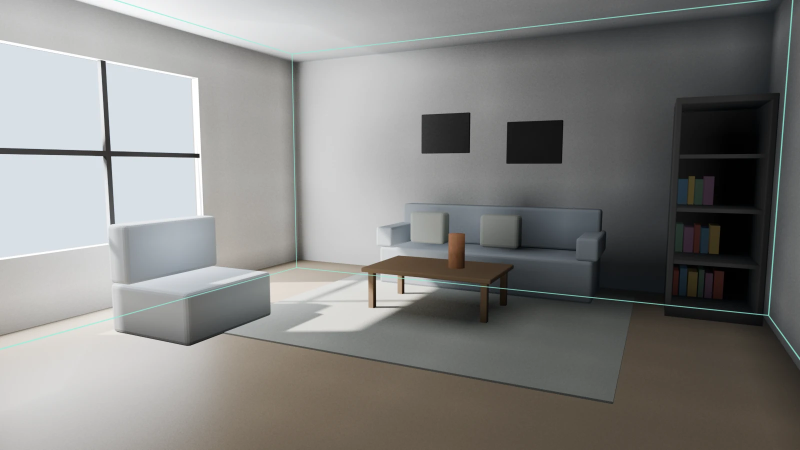
#> input picture article/light-probes-blender-eevee-next.webp, 1600 x 900 px, given in place of light-probes-blender-eevee-next.png, which was not available (shown at 1/2 size)
$ python montage.py
#> lines starting #> are read from the running program, lines starting #| are printed output that depends on the picture; pictures that were not available may be replaced by others from this repository, and a replacement may not be noted
"""
Le montage comparatif : les deux rendus côte à côte.

    python3 article/montage.py

Produit `article/light-probes-blender-comparaison.webp`.

----------------------------------------------------------------------------
CE QUE DOIT FAIRE UNE COMPARAISON, ET CE QU'ELLE RATE PRESQUE TOUJOURS
----------------------------------------------------------------------------
Une comparaison avant/après ne se lit que si le lecteur est SÛR qu'une seule
chose a changé. C'est pour ça que les deux vignettes sont strictement de même
taille, alignées au pixel, et que rien — ni cadrage, ni exposition, ni
recadrage « pour que ça rentre » — ne diffère entre elles.

Les chiffres sous chaque image ne sont pas décoratifs non plus : ils sont
relevés sur les deux fichiers au moment du montage. Une légende qui annonce
un écart doit pouvoir le prouver, et surtout se corriger toute seule le jour
où on refait les rendus.
"""

import os
import sys

from PIL import Image, ImageDraw, ImageFont
import numpy as np

RACINE = os.path.dirname(os.path.abspath(__file__))
#  ON PART DES RENDUS BRUTS, PAS DES WEBP FINIS.
#
#  Le WebP de l'image 1 porte le filaire du gizmo superposé. Le témoin, lui,
#  n'en a pas — et ne peut pas en avoir, puisqu'il n'a pas de sonde. Les
#  monter côte à côte ferait donc varier DEUX choses entre les vignettes :
#  l'éclairage, et la présence d'un trait teal. Le lecteur ne saurait plus
#  laquelle des deux il est censé regarder, et la démonstration se dilue.
#
#  Dans une comparaison, une seule variable change. Point.
AVEC = os.path.join(RACINE, "light-probes-blender-eevee-next.png")
SANS = os.path.join(RACINE, "light-probes-blender-eevee-next-sans-sonde.png")
SORTIE = os.path.join(RACINE, "eclairage-indirect-blender-avec-sans-probe.webp")

#  L'ORDRE DES DEUX VIGNETTES.
#
#  « sans » à gauche, « avec » à droite : on lit de gauche à droite, donc le
#  manque d'abord et la réparation ensuite. L'inverse raconte une régression.
ORDRE = ("sans", "avec")

#  LES RÉGLAGES COMMUNS AUX DEUX RENDUS, ÉCRITS SUR L'IMAGE.
#
#  Une comparaison n'est loyale que si le lecteur peut vérifier ce qui n'a
#  PAS changé. Et il y a ici un réglage qu'il faut assumer à voix haute : le
#  lancer de rayons en espace écran est coupé, dans les deux images.
#
#  Ce n'est pas pour flatter la démonstration, c'est pour qu'elle porte sur
#  ce qu'elle annonce. Laissé actif, il calcule lui-même l'indirect diffus de
#  tout ce qui est visible au cadre — et dans une pièce entièrement dans le
#  champ, ça suffit à presque tout éclairer : mesuré, la sonde n'apportait
#  plus que ×1,03. Une image légendée « c'est le travail du Volume probe »
#  aurait alors montré le travail d'autre chose.
#
#  Le dire sur l'image plutôt que dans un coin du code : un lecteur qui
#  découvre le montage doit savoir dans quelles conditions il a été fait.
REGLAGES = ("EEVEE Next · 128 échantillons · lancer de rayons en espace "
            "écran désactivé dans les deux images · monde à 0,03")

#  La zone de contrôle : la bibliothèque, dans le coin le plus éloigné de la
#  fenêtre. Les mêmes bornes que dans finaliser.py — c'est le point où l'on
#  a décidé, une fois pour toutes, que la démonstration se jouait.
CONTROLE = (0.82, 0.96, 0.20, 0.70)

VIGNETTE_L = 1240                  # largeur d'une vignette
GOUTTIERE = 28
MARGE = 34
BANDE_TITRE = 74
BANDE_PIED = 196

ENCRE = (13, 13, 17)
BLANC = (238, 238, 243)
GRIS = (138, 138, 150)
TEAL = (72, 224, 184)              # la couleur du gizmo, reprise pour l'« avec »
ROUGE = (214, 118, 96)             # pour le manque

POLICE_G = "/usr/share/fonts/truetype/liberation/LiberationSans-Bold.ttf"
POLICE_R = "/usr/share/fonts/truetype/liberation/LiberationSans-Regular.ttf"
QUALITE = 90


def police(chemin, taille):
    try:
        return ImageFont.truetype(chemin, taille)
    except OSError:
        return ImageFont.load_default()


def luminance_controle(im):
    a = np.asarray(im.convert("RGB"), dtype=float)
    h, w, _ = a.shape
    x0, x1, y0, y1 = CONTROLE
    return a[int(h * y0):int(h * y1), int(w * x0):int(w * x1)].mean()


def cadre_controle(d, x, y, lv, hv):
    """Le même rectangle sur les deux vignettes : c'est lui qui dit au
    lecteur OÙ regarder. Sans repère, une différence d'éclairage indirect
    passe complètement inaperçue."""
    x0, x1, y0, y1 = CONTROLE
    b = [x + x0 * lv, y + y0 * hv, x + x1 * lv, y + y1 * hv]
    d.rectangle(b, outline=(255, 255, 255, 150), width=2)


def principal():
    for f in (AVEC, SANS):
        if not os.path.exists(f):
            raise SystemExit(
                "rendu absent : %s\n"
                "        lancez `python3 article/light_probes_eevee_next.py`\n"
                "        puis le même avec `--sans-sonde`" % f)

    a_im = Image.open(AVEC).convert("RGB")
#> a_im is the input picture: PIL image 1600x900 RGB; mean R, G, B 130.9, 130.7, 128.5
    b_im = Image.open(SANS).convert("RGB")
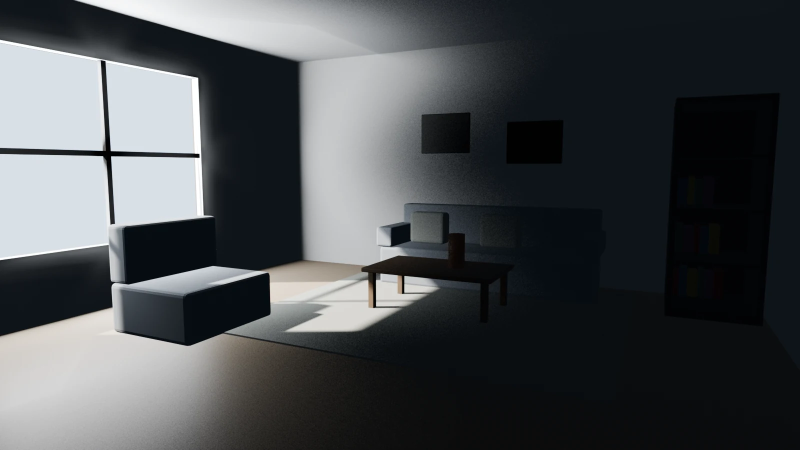
#> input picture article/light-probes-blender-eevee-next-sans-sonde.webp, 1600 x 900 px, given in place of light-probes-blender-eevee-next-sans-sonde.png, which was not available (shown at 1/2 size)
#> b_im is the input picture: PIL image 1600x900 RGB; mean R, G, B 72.5, 75.9, 78.4
    if a_im.size != b_im.size:
        raise SystemExit("les deux rendus n'ont pas la même taille (%s et "
                         "%s) — une comparaison ne vaut rien si les deux "
                         "images ne sont pas strictement comparables"
                         % (a_im.size, b_im.size))

    la, lb = luminance_controle(a_im), luminance_controle(b_im)
#> la = 25.79; lb = 6.25
    gain = la / max(lb, 0.01)
#> gain = 4.12
    perte = 100.0 * (1.0 - lb / max(la, 0.01))
#> perte = 75.75

    hv = int(round(VIGNETTE_L * a_im.height / a_im.width))
#> hv = 698
    a_v = a_im.resize((VIGNETTE_L, hv), Image.LANCZOS)
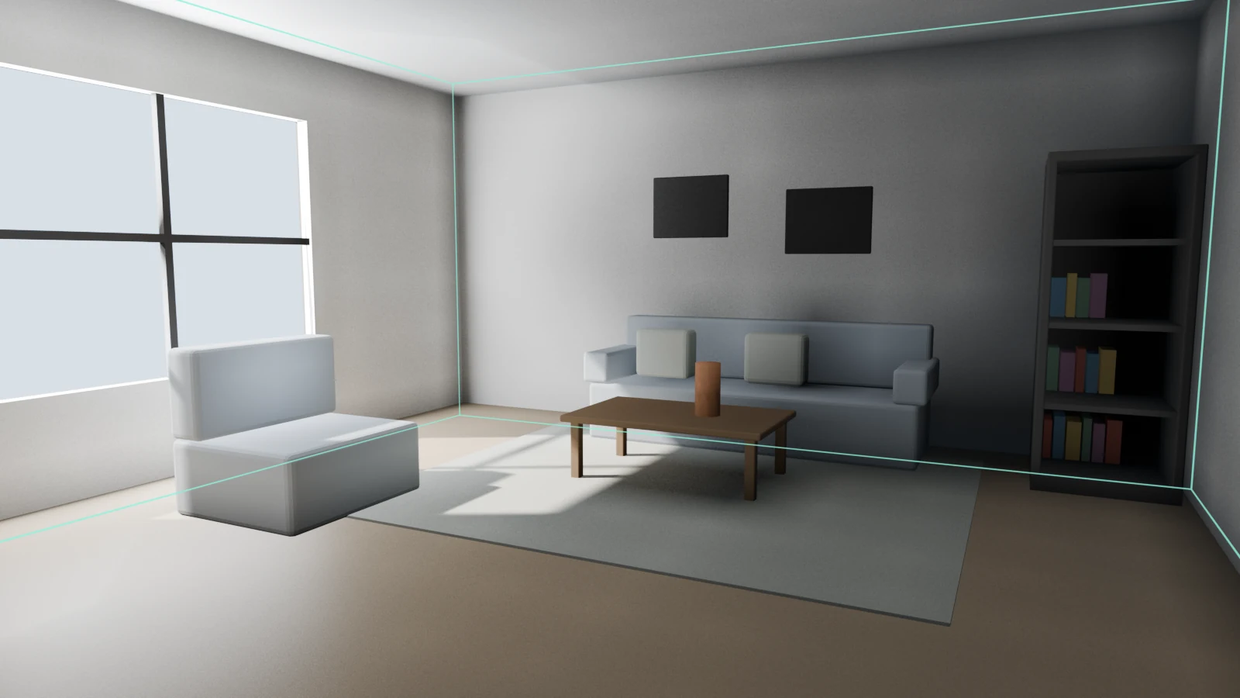
#> a_v: PIL image 1240x698 RGB; mean R, G, B 130.9, 130.7, 128.5
    b_v = b_im.resize((VIGNETTE_L, hv), Image.LANCZOS)
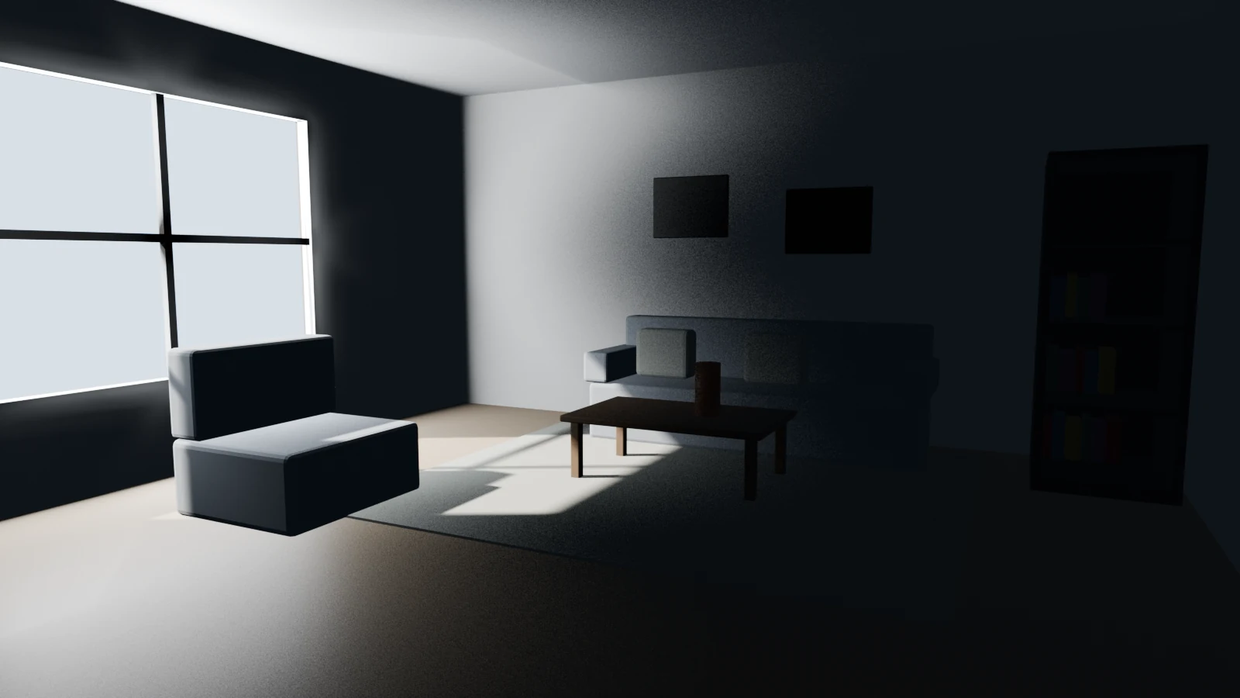
#> b_v: PIL image 1240x698 RGB; mean R, G, B 72.5, 75.9, 78.4

    vignettes = {
        "avec": (a_v, "AVEC LE VOLUME PROBE", TEAL, la,
                 "luminance du coin encadré, sur 255"),
        "sans": (b_v, "SANS VOLUME PROBE", ROUGE, lb,
                 "soit %.0f %% de moins, à réglage identique" % perte),
    }

    L = MARGE * 2 + VIGNETTE_L * 2 + GOUTTIERE
    H = MARGE + BANDE_TITRE + hv + BANDE_PIED + MARGE
#> H = 1036
    out = Image.new("RGB", (L, H), ENCRE)
    d = ImageDraw.Draw(out, "RGBA")

    f_titre = police(POLICE_G, 34)
    f_chiffre = police(POLICE_G, 46)
    f_legende = police(POLICE_R, 25)
    f_petit = police(POLICE_R, 22)

    y_img = MARGE + BANDE_TITRE
    for i, cle in enumerate(ORDRE):
        v, titre, teinte, valeur, sous = vignettes[cle]
        chiffre = "%.1f" % valeur
        x = MARGE + i * (VIGNETTE_L + GOUTTIERE)

        #  Le titre, précédé d'une pastille de couleur
        d.rectangle([x, MARGE + 16, x + 10, MARGE + 46], fill=teinte)
        d.text((x + 24, MARGE + 12), titre, font=f_titre, fill=BLANC)

        out.paste(v, (x, y_img))
        cadre_controle(d, x, y_img, VIGNETTE_L, hv)

        #  Le chiffre relevé, sous la vignette
        yb = y_img + hv + 24
        d.text((x, yb), chiffre, font=f_chiffre, fill=teinte)
        lc = d.textlength(chiffre, font=f_chiffre)
        d.text((x + lc + 16, yb + 22), sous, font=f_petit, fill=GRIS)
#> this loop made 2 passes
#> (titre, teinte, valeur, sous, chiffre, lc) on passes 1 to 2: ('SANS VOLUME PROBE', (214, 118, 96), 6.25, 'soit 76 % de moins, à réglage identique', '6.3', 63.94), ('AVEC LE VOLUME PROBE', (72, 224, 184), 25.79, 'luminance du coin encadré, sur 255', '25.8', 89.52)
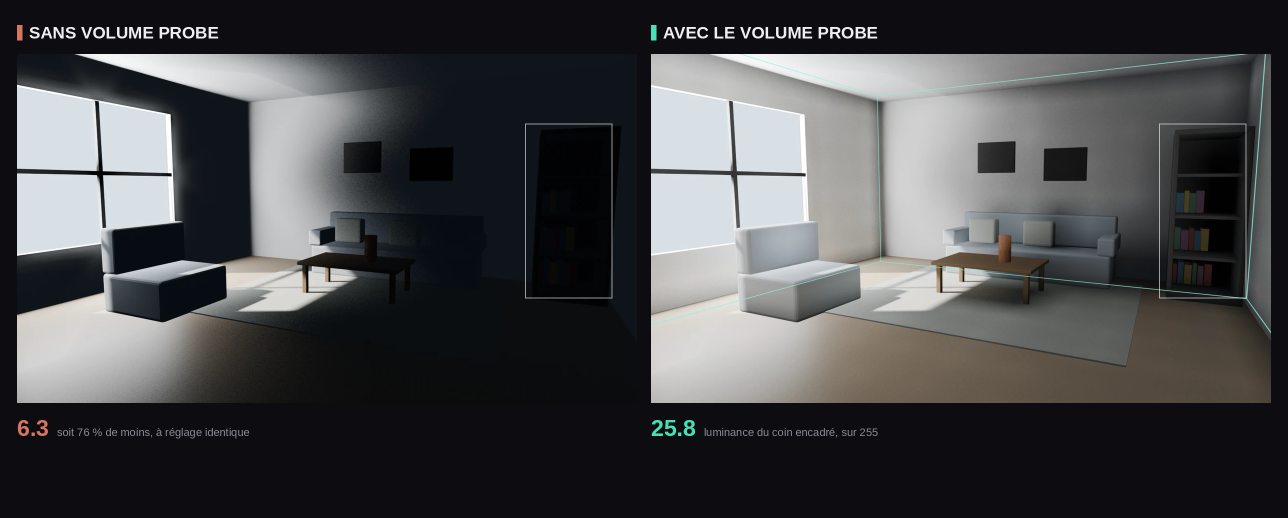
#> out: PIL image 2576x1036 RGB (shown at 1/2 size); mean R, G, B 71.7, 72.8, 74.3

    #  Un filet de séparation, puis la ligne de sens : sans lui les deux
    #  niveaux de lecture — le relevé de chaque vignette et la conclusion
    #  commune — se marchaient dessus.
    yf = y_img + hv + 96
#> yf = 902
    d.line([MARGE, yf, L - MARGE, yf], fill=(46, 46, 56), width=1)
    d.text((MARGE, yf + 20),
           "Même scène, même cadrage, même éclairage. Une seule variable "
           "change : la sonde d'irradiance.",
           font=f_legende, fill=GRIS)
    f_reglages = police(POLICE_R, 20)
    d.text((MARGE, yf + 54), REGLAGES, font=f_reglages, fill=(96, 96, 108))
    g = "×%.2f" % gain
#> g = '×4.12'
    d.text((L - MARGE - d.textlength(g, font=f_chiffre), yf + 14), g,
           font=f_chiffre, fill=TEAL)

    out.save(SORTIE, "WEBP", quality=QUALITE, method=6)
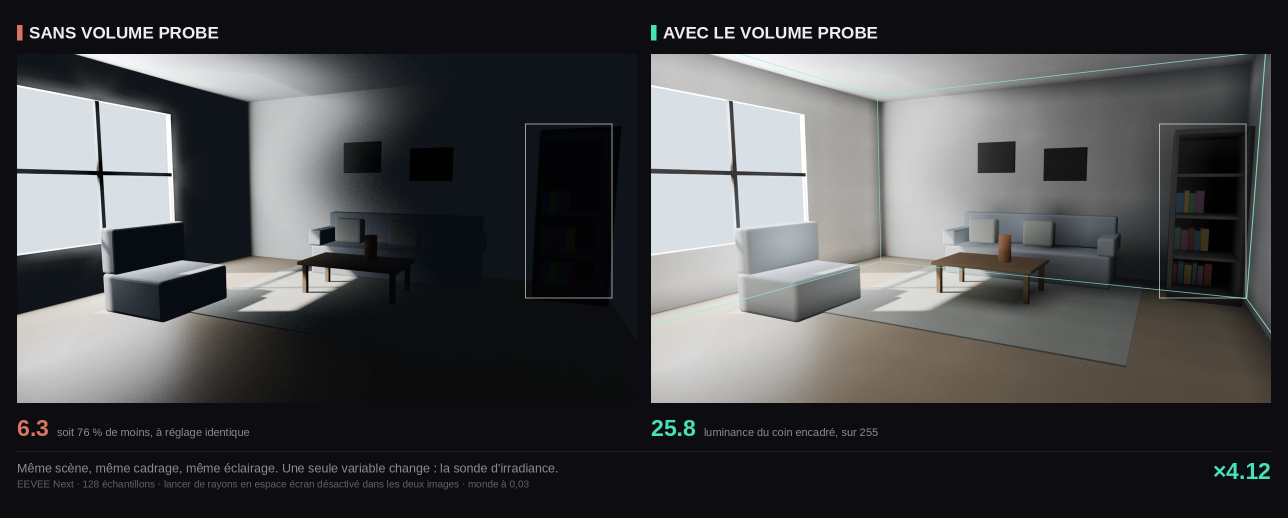
#> saved as eclairage-indirect-blender-avec-sans-probe.webp: PIL image 2576x1036 RGB (shown at 1/2 size); mean R, G, B 72.1, 73.3, 74.8
    print()
    print("  %d × %d" % out.size)
#|   2576 × 1036
    print("  coin de contrôle : avec %.1f   sans %.1f   ×%.2f  (−%.0f %%)"
          % (la, lb, gain, perte))
#|   coin de contrôle : avec 25.8   sans 6.3   ×4.12  (−76 %)
    print("  %s  (%.0f Ko)"
          % (os.path.basename(SORTIE), os.path.getsize(SORTIE) / 1024))


if __name__ == "__main__":
    principal()
